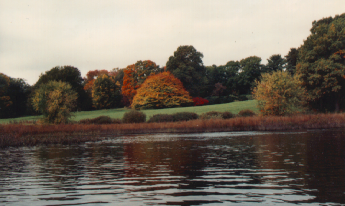
%> input picture task/task02/autumn.tif, 345 x 206 px
$ octave example3_22.m   (GNU Octave 9; MATLAB toolbox functions it lacks are replaced by stand-ins)
%> lines starting %> are read from the running program, lines starting %| are printed output that depends on the picture
% Example Matlab script as provided with textbook:
%
%  Fundamentals of Digital Image Processing: A Practical Approach with Examples in Matlab
%  Chris J. Solomon and Toby P. Breckon, Wiley-Blackwell, 2010
%  ISBN: 0470844736, DOI:10.1002/9780470689776, http://www.fundipbook.com
%
I=imread('autumn.tif'); % Read in image
%> I is the input picture: size 206x345x3 uint8; mean R, G, B 119.7, 110.2, 98.9
Ihsv=rgb2hsv(I); % Convert original to HSV image, I2
%> Ihsv: size 206x345x3 double; mean H, S, V 0.168, 0.234, 0.474
V=histeq(Ihsv(:,:,3)); % Histogram equalise V (3rd) channel of I2
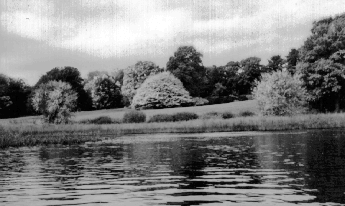
%> V: size 206x345 double; min 0, max 1, mean 0.499
Ihsv(:,:,3)=V; % Copy equalised V plane into (3rd) channel I2
%> Ihsv: size 206x345x3 double; mean H, S, V 0.168, 0.234, 0.499
Iout=hsv2rgb(Ihsv); % Convert I2 back to RGB form
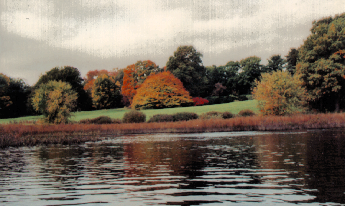
%> Iout: size 206x345x3 double; mean R, G, B 0.494, 0.45, 0.4
subplot(1,2,1), imshow(I);
subplot(1,2,2), imshow(Iout);
